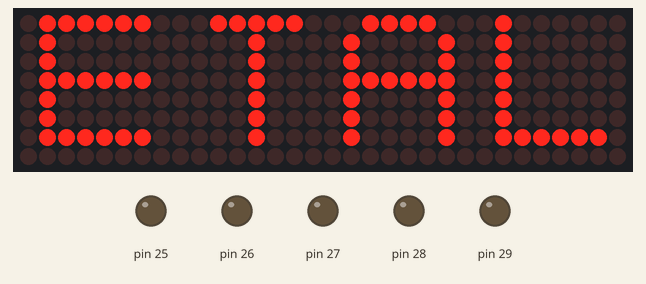
The sketch below on a simulated Arduino Mega 2560, built with avr-gcc and run on an emulated ATmega2560. On the bench: 32×8 LED matrix, output pins drawn as LEDs (lit = HIGH). Wiring (from diagram.json): 4 × MAX7219 LED driver: data pin 22; clock pin 23; CS pin 24. Pins used as bus, display or sensor lines are not drawn. At 0.4 s the program stops and its outputs stay as they are.

Above: at 0.3 s.

The sketch:

ETALVIS_Problem_15_07.ino
```cpp
//Embedded Systems programming - GPIO
//Dot Matrix Control Problems
//use max 7219-matrix DOTMATRIX
//use PORT A
//self Assessment set -15 Problem 07
//DISPLAY "ETAL" by entering from right

#include "max7219.h"
#include "font.h"

void delay_step_ms(unsigned int t) {
    for (volatile long d = 0; d < 2000 * t; d++);
}

void display_build_ETAL(unsigned char step) {
    for (unsigned char row = 1; row <= 8; row++) {
        unsigned char d1 = (step >= 4) ? letterE[row - 1] : 0x00;
        unsigned char d2 = (step >= 3) ? letterT[row - 1] : 0x00;
        unsigned char d3 = (step >= 2) ? letterA[row - 1] : 0x00;
        unsigned char d4 = (step >= 1) ? letterL[row - 1] : 0x00;

        max7219_send_row4(row, d4, d3, d2, d1); // Left to right: E T A L
    }
}

void setup(void) {
    max7219_init();
}

void loop(void) {
    for (unsigned char step = 1; step <= 4; step++) {
        display_build_ETAL(step);
        delay_step_ms(1000); // 1 second per stage
    }

    while (1); // Hold full ETAL display
}
```

font.h
```cpp
#ifndef FONT_H
#define FONT_H

unsigned char letterE[8] = {
    0b01111110,
    0b00000010,
    0b00000010,
    0b01111110,
    0b00000010,
    0b00000010,
    0b01111110,
    0b00000000
};

unsigned char letterT[8] = {
    0b01111100,
    0b00010000,
    0b00010000,
    0b00010000,
    0b00010000,
    0b00010000,
    0b00010000,
    0b00000000
};

unsigned char letterA[8] = {
    0b00111100,
    0b01000010,
    0b01000010,
    0b01111110,
    0b01000010,
    0b01000010,
    0b01000010,
    0b00000000
};

unsigned char letterL[8] = {
    0b00000010,
    0b00000010,
    0b00000010,
    0b00000010,
    0b00000010,
    0b00000010,
    0b01111110,
    0b00000000
};

#endif
```

max7219.c
```cpp
#include "max7219.h"

volatile char *porta = (volatile char *)0x22;
volatile char *ddra  = (volatile char *)0x21;

#define DIN_BIT 0
#define CLK_BIT 1
#define CS_BIT  2

void max7219_send_row4(unsigned char addr, unsigned char d1, unsigned char d2,
                       unsigned char d3, unsigned char d4) {
    unsigned char data[4] = {d1, d2, d3, d4};

    *porta &= ~(1 << CS_BIT);

    for (char m = 3; m >= 0; m--) {
        unsigned int packet = (addr << 8) | data[m];
        for (char i = 0; i < 16; i++) {
            if (packet & 0x8000)
                *porta |= (1 << DIN_BIT);
            else
                *porta &= ~(1 << DIN_BIT);

            *porta &= ~(1 << CLK_BIT);
            for (volatile int d = 0; d < 10; d++);
            *porta |= (1 << CLK_BIT);
            packet <<= 1;
        }
    }

    *porta |= (1 << CS_BIT);
}

void max7219_init(void) {
    *ddra = 0xFF;
    *porta = (1 << CS_BIT);

    for (char i = 0; i < 4; i++) {
        max7219_send_row4(0x0C, 0x01, 0x01, 0x01, 0x01);
        max7219_send_row4(0x09, 0x00, 0x00, 0x00, 0x00);
        max7219_send_row4(0x0A, 0x08, 0x08, 0x08, 0x08);
        max7219_send_row4(0x0B, 0x07, 0x07, 0x07, 0x07);
        max7219_send_row4(0x0F, 0x00, 0x00, 0x00, 0x00);
    }

    max7219_clear_all();
}

void max7219_clear_all(void) {
    for (unsigned char row = 1; row <= 8; row++) {
        max7219_send_row4(row, 0x00, 0x00, 0x00, 0x00);
    }
}
```

max7219.h
```cpp
#ifndef MAX7219_H
#define MAX7219_H

#ifdef __cplusplus
extern "C" {
#endif

void max7219_init(void);
void max7219_clear_all(void);
void max7219_send_row4(unsigned char row, unsigned char d1, unsigned char d2, unsigned char d3, unsigned char d4);

#ifdef __cplusplus
}
#endif

#endif
```
